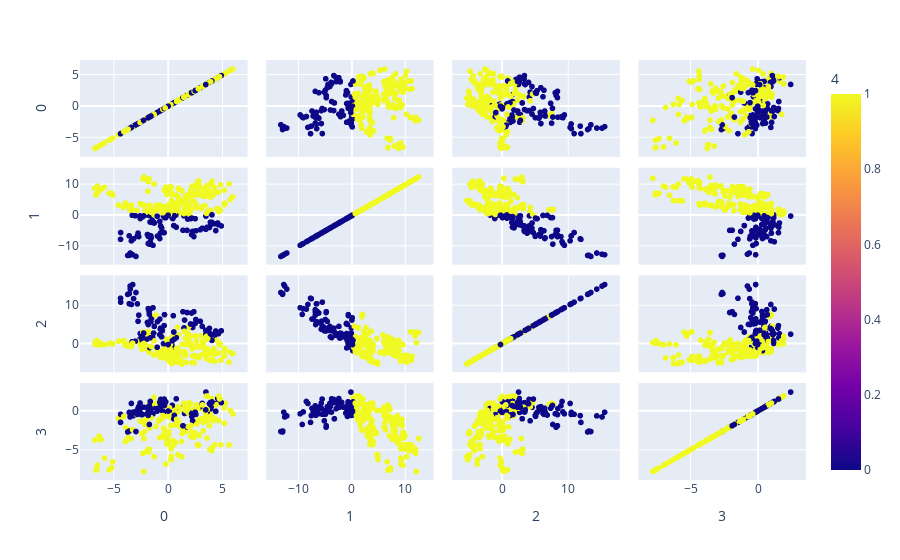

This figure's notebook cell:
### Code cell
df_pred_distance=pd.DataFrame(pd.concat([pd.DataFrame(X_test,columns=[0,1,2,3]),pd.DataFrame(Y_pred_1,columns=[4])],axis=1))
fig = px.scatter_matrix(df_pred_distance,
    dimensions=[0,1,2,3],
    color=4)
fig.show()

### Figure 1 — Plotly figure (JSON) as saved in the notebook; plotly's stock layout.template omitted (floating-point values rounded to 4 significant figures; data arrays with more than 128 entries replaced by an {"elided": "..."} marker saying what was removed)
{"data": [{"dimensions": [{"axis": {"matches": true}, "label": "0", "values": {"elided": "275 float values"}}, {"axis": {"matches": true}, "label": "1", "values": {"elided": "275 float values"}}, {"axis": {"matches": true}, "label": "2", "values": {"elided": "275 float values"}}, {"axis": {"matches": true}, "label": "3", "values": {"elided": "275 float values"}}], "hovertemplate": "%{xaxis.title.text}=%{x}<br>%{yaxis.title.text}=%{y}<br>4=%{marker.color}<extra></extra>", "legendgroup": "", "marker": {"color": {"elided": "275 int values"}, "coloraxis": "coloraxis", "symbol": "circle"}, "name": "", "showlegend": false, "type": "splom"}], "layout": {"coloraxis": {"colorbar": {"title": {"text": "4"}}, "colorscale": [[0, "#0d0887"], [0.1111, "#46039f"], [0.2222, "#7201a8"], [0.3333, "#9c179e"], [0.4444, "#bd3786"], [0.5556, "#d8576b"], [0.6667, "#ed7953"], [0.7778, "#fb9f3a"], [0.8889, "#fdca26"], [1, "#f0f921"]]}, "dragmode": "select", "legend": {"tracegroupgap": 0}, "margin": {"t": 60}}}
